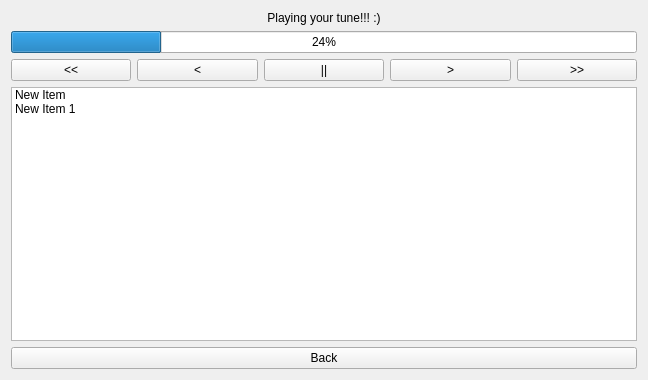
<?xml version="1.0" encoding="UTF-8"?>
<ui version="4.0">
 <class>Form</class>
 <widget class="QWidget" name="Form">
  <property name="geometry">
   <rect>
    <x>0</x>
    <y>0</y>
    <width>648</width>
    <height>380</height>
   </rect>
  </property>
  <property name="windowTitle">
   <string>Player</string>
  </property>
  <layout class="QGridLayout" name="gridLayout">
   <item row="0" column="0">
    <widget class="QLabel" name="label">
     <property name="text">
      <string>&lt;html&gt;&lt;head/&gt;&lt;body&gt;&lt;p align=&quot;center&quot;&gt;Playing your tune!!! :)&lt;/p&gt;&lt;/body&gt;&lt;/html&gt;</string>
     </property>
    </widget>
   </item>
   <item row="6" column="0">
    <widget class="QPushButton" name="pushButton">
     <property name="text">
      <string>Back</string>
     </property>
    </widget>
   </item>
   <item row="1" column="0">
    <layout class="QVBoxLayout" name="verticalLayout">
     <item>
      <widget class="QProgressBar" name="progressBar">
       <property name="value">
        <number>24</number>
       </property>
      </widget>
     </item>
     <item>
      <layout class="QHBoxLayout" name="horizontalLayout">
       <item>
        <widget class="QPushButton" name="pushButton_4">
         <property name="text">
          <string>&lt;&lt;</string>
         </property>
        </widget>
       </item>
       <item>
        <widget class="QPushButton" name="pushButton_5">
         <property name="text">
          <string>&lt;</string>
         </property>
        </widget>
       </item>
       <item>
        <widget class="QPushButton" name="pushButton_6">
         <property name="text">
          <string>||</string>
         </property>
        </widget>
       </item>
       <item>
        <widget class="QPushButton" name="pushButton_2">
         <property name="text">
          <string>&gt;</string>
         </property>
        </widget>
       </item>
       <item>
        <widget class="QPushButton" name="pushButton_7">
         <property name="text">
          <string>&gt;&gt;</string>
         </property>
        </widget>
       </item>
      </layout>
     </item>
    </layout>
   </item>
   <item row="2" column="0">
    <widget class="QListWidget" name="listWidget">
     <item>
      <property name="text">
       <string>New Item</string>
      </property>
     </item>
     <item>
      <property name="text">
       <string>New Item 1</string>
      </property>
     </item>
    </widget>
   </item>
  </layout>
 </widget>
 <resources/>
 <connections/>
</ui>
